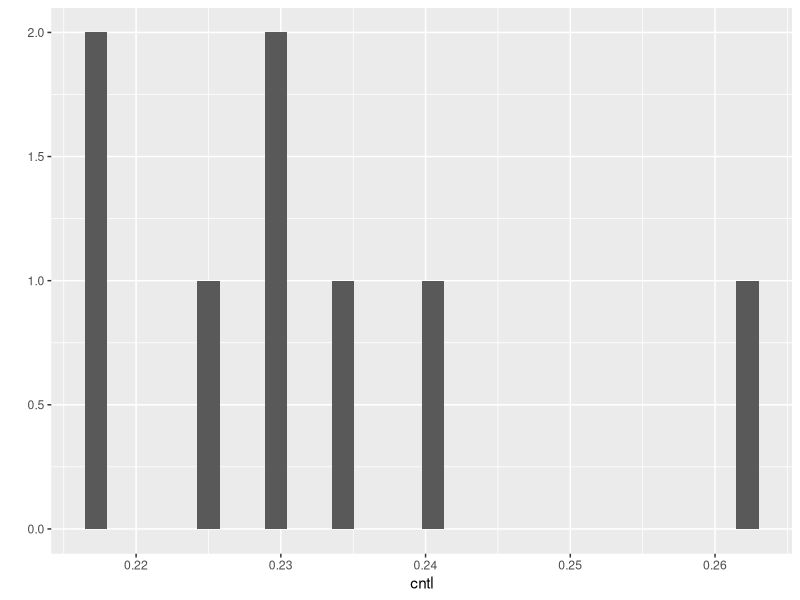
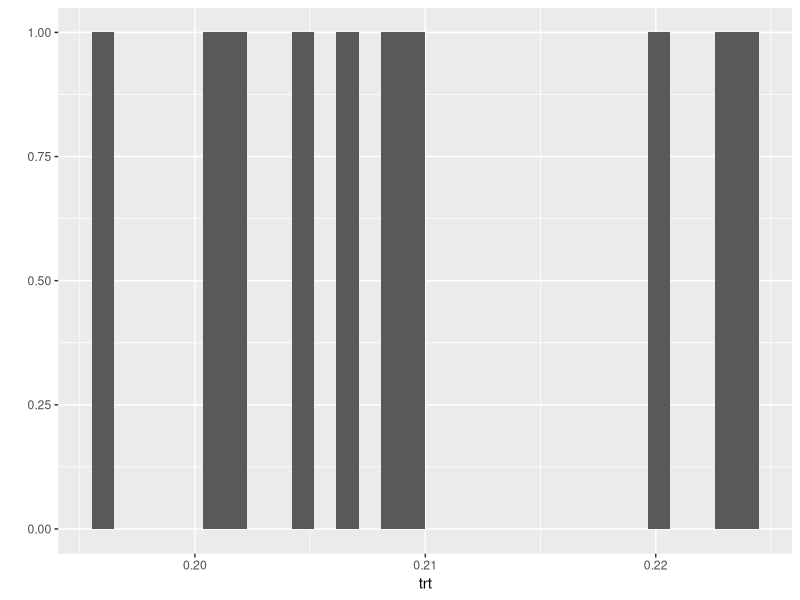
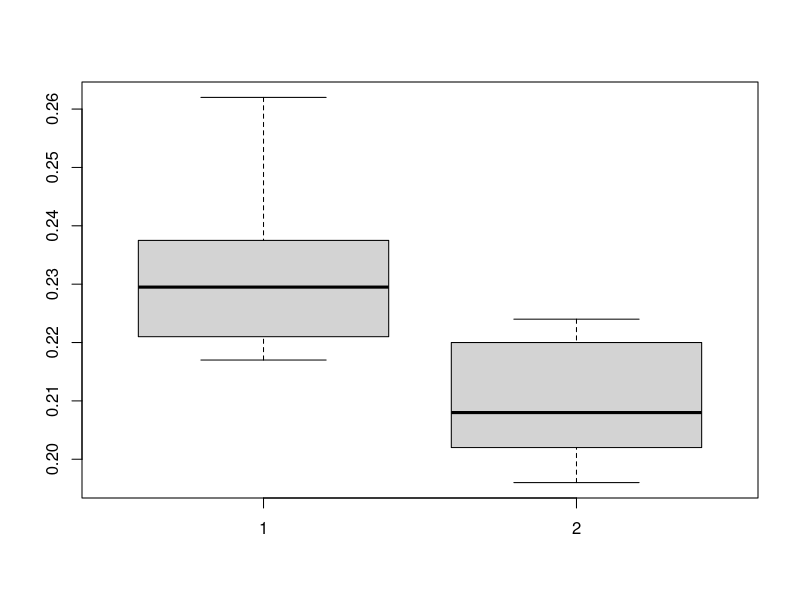
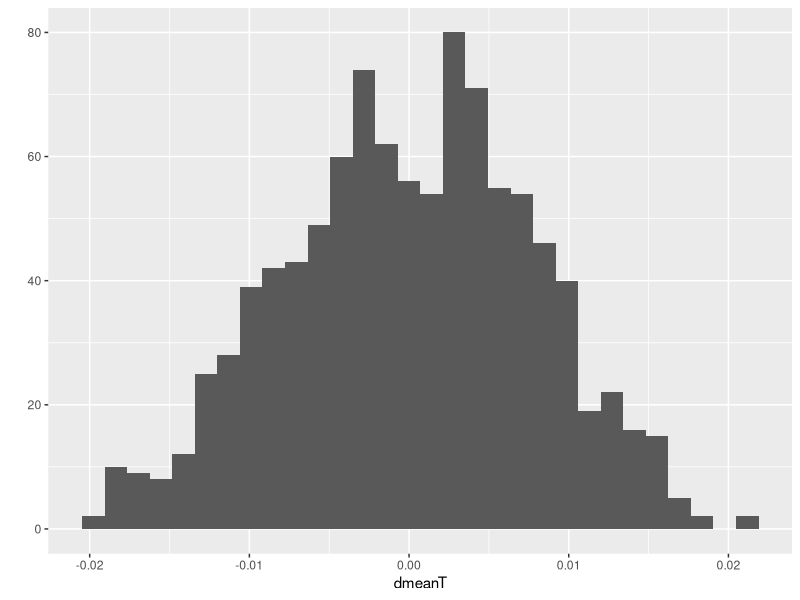

Here is the R script that generated these plots, in order:
#4
library(ggplot2)
cntl <- c(0.225, 0.262, 0.217, 0.240,0.230, 0.229, 0.235, 0.217)
trt <-c(0.209, 0.205, 0.196, 0.210, 0.202,0.207, 0.224, 0.223, 0.220, 0.201)

qplot(cntl)
qplot(trt)

boxplot(cntl,trt)

summary(cntl)
summary(trt)

# two sample t test
t.test(cntl,trt)

# really??
cntl.n <- length(cntl)
trt.n <- length(trt)
cntl.m <- mean(cntl)
trt.m <- mean(trt)
cntl.v <- var(cntl)
trt.v <- var(trt)

T <- (trt.m - cntl.m)/sqrt((trt.v/trt.n) + (cntl.v/cntl.n))
T

# permutation test

samp <- c(cntl,trt)
l <- length(samp)
trt.n <- length(trt)

dmeanT <- NULL

for(i in 1:1000){
  
  sampler = sample((1:l),trt.n,replace=FALSE)
  trt.s = samp[sampler]
  cntl.s = samp[-sampler]
  dmean.s = mean(trt.s)-mean(cntl.s)
  dmeanT[i] = dmean.s
}

qplot(dmeanT)

f <- ecdf(dmeanT)
quantile(dmeanT,.95)
quantile(dmeanT,.05)
summary(dmeanT)

# observed difference
permutation.t = cntl.m - trt.m
which(dmeanT>permutation.t) #0
#p-value=0 < 0.05
#we can reject H0,
#there is enough evidence to reject the null hypothesis of no difference,
#and conclude that the ten essays were not actually written by Mark Twain.

